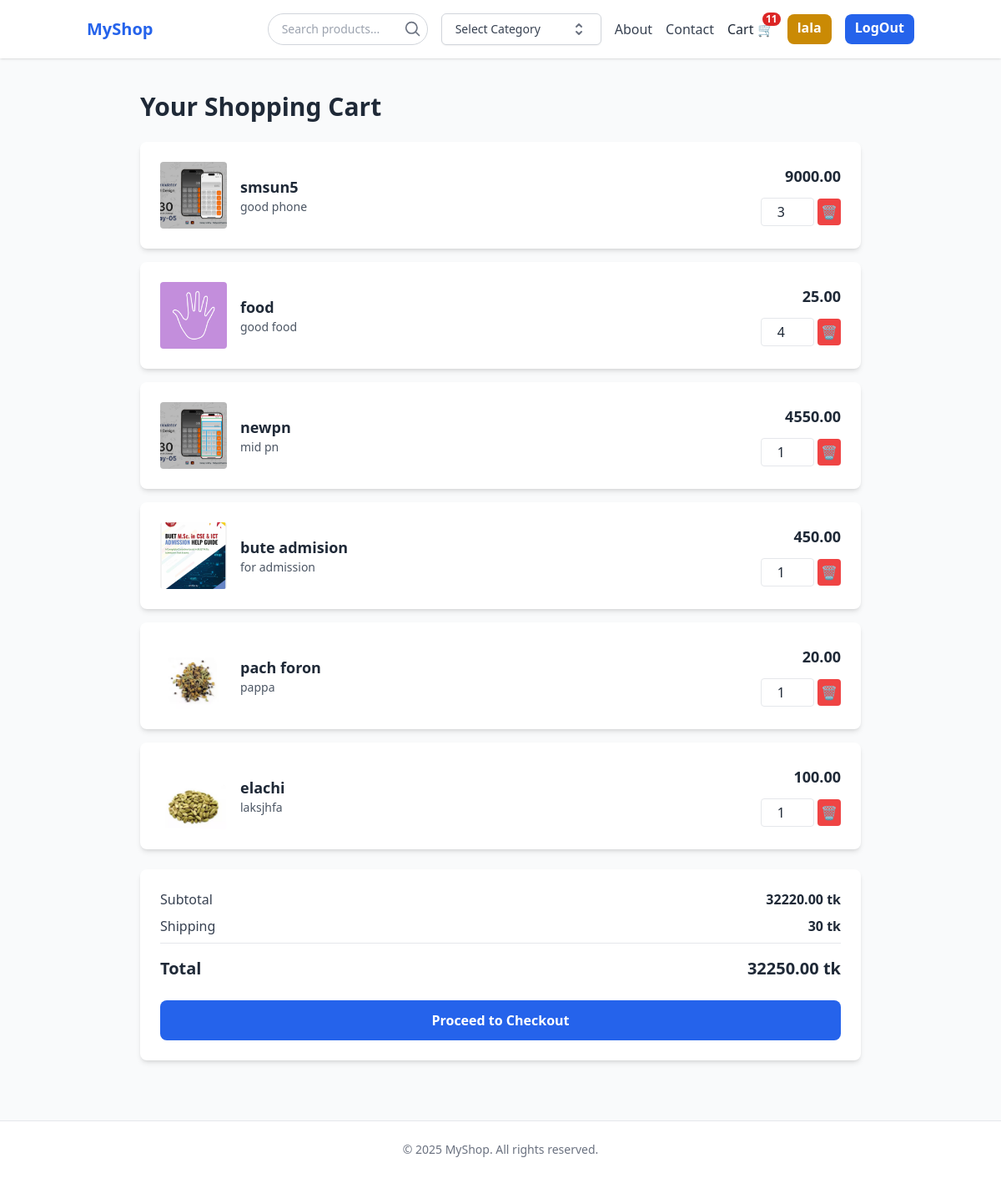
Page /cart/ (signed in) on the committed database.
### store/models.py (models this page shows, shortened)
class Product(models.Model):
    name = models.CharField(max_length=100)
    price = models.DecimalField(max_digits=10, decimal_places=2)
    category = models.ForeignKey(Category, on_delete=models.CASCADE, default=1)
    description = models.CharField(max_length=255, blank=True, null=True)
    image = models.ImageField(upload_to='products/')
    on_sale = models.BooleanField(default=False)
    sale_price = models.DecimalField(default=0, max_digits=10, decimal_places=2)

### cart/models.py (models this page shows, shortened)
class CartItem(models.Model):
    cart = models.ForeignKey(Cart, on_delete=models.CASCADE, related_name='items')
    product = models.ForeignKey(Product, on_delete=models.CASCADE)
    quantity = models.PositiveIntegerField(default=1, validators=[MinValueValidator(1)])
    price_at_time = models.DecimalField(max_digits=10, decimal_places=2)  # Price at time of adding
    is_selected = models.BooleanField(default=True)
    added_at = models.DateTimeField(auto_now_add=True)

### cart/views.py (the view)
# urls.py: path('', views.cart, name='cart'),
def cart(request):
    cart = CartManager(request)
    cart_products, subtotal_price =cart.cart_products()
    shipping = 30 if subtotal_price!=0 else 0
    total = subtotal_price+shipping
    return render(request, 'cart/cart.html', {'cart_products': cart_products, 'subtotal': subtotal_price, 'shipping': shipping, 'total': total})

### cart/cart.py (called while the page is built)
    def cart_products(self):
        cart_products = []
        products = self.cart.items.all()
        for item in products:
            dic = {'product': item.product, 'price_at_time': item.price_at_time, 'qty': item.quantity}
            cart_products.append(dic)
        total = self.checkout_totals()
        return cart_products, total

    def checkout_totals(self):
        return sum([p.price_at_time*p.quantity for p in self.cart.items.all()])

    def __getattr__(self, name):
        return getattr(self.cart, name)

### cart/context_processors.py (called while the page is built)
def cart(request):
    if request.user.is_authenticated and not request.user.is_staff:
        cart = loggedUserCart.objects.filter(user=request.user, is_active=True).last()
        return {
            'cart': cart,
            'prod_count': cart.cart_total_items,
        }
    else:
        cart = SessionCart(request)
        return {
            'cart': cart,
            'prod_count': sum(cart.cart.values()),
        }

### cart/models.py (called while the page is built)
    @property
    def cart_total_items(self):
        return self.items.aggregate(total=Sum('quantity'))['total'] or 0

### cart/templates/cart/cart.html (shortened to what this page needs)
{% extends 'store/base.html' %}
{% block content %}
    <div class="max-w-4xl mx-auto px-4 py-10">
        <h1 class="text-3xl font-bold mb-6">Your Shopping Cart</h1>
         {% for item in cart_products %}
            <div id="" class="product-container bg-white rounded-lg shadow-md p-6 mb-4 flex items-center justify-between">
                <div class="flex items-center gap-4">
                    <img src="{{ item.product.image.url }}" alt="Product" class="w-20 h-20 object-cover rounded">
                    <div>
                        <h2 class="text-lg font-semibold">{{item.product.name}}</h2>
                        <p class="text-sm text-gray-600">{{item.product.description}}</p>
                    </div>
                </div>
                <div class="text-right">
                    <p class="text-lg font-bold">
                        {{ item.price_at_time }}
                    </p>
                    <input type="number" min="1" value="{{ item.qty }}" data-prod-id="{{ item.product.id }}" class="updatebtn w-16 border rounded text-center mt-2 px-2 py-1">
                    <button type="button" data-prod-id="{{ item.product.id }}" title="Remove from cart" class="delBtn bg-red-500 hover:bg-red-800 text-white rounded p-1 transition">🗑️</button>
                </div>
            </div>
         {% endfor %}
        <div class="bg-white rounded-lg shadow-md p-6 mt-6">
            <div class="flex justify-between mb-2">
                <span class="text-gray-700">Subtotal</span>
                <span id="sub-total" class="font-semibold">{{ subtotal }} tk</span>
            </div>
            <div class="flex justify-between mb-2">
                <span class="text-gray-700">Shipping</span>
                <span id="shipping" class="font-semibold">{{shipping}} tk</span>
            </div>
            <div class="flex justify-between text-xl font-bold border-t pt-4">
                <span>Total</span>
                <span id="total">{{total}} tk</span>
            </div>
            <button class="mt-6 w-full bg-blue-600 hover:bg-blue-700 text-white py-3 px-6 rounded-lg font-semibold transition">
                Proceed to Checkout
            </button>
        </div>
    </div>
{% endblock %}

### store/templates/store/base.html (shortened to what this page needs)
{% load static %}
<!DOCTYPE html>
<html lang="en">
<head>
    <script src="https://cdn.tailwindcss.com"></script>
    <link rel="stylesheet" href="{% static 'store/style.css' %}">
</head>
<body class="flex flex-col min-h-screen bg-gray-50 text-gray-800">
    <header class="bg-white shadow">
        <div class="container mx-auto px-4 py-4 flex justify-between items-center">
            <a href="{% url 'home' %}" class="text-xl font-bold text-blue-600">MyShop</a>
            <nav class="flex items-center space-x-4">
                <form method="GET" action="{% url 'home' %}" class="relative w-48">
                    <input
                        type="text"
                        name="q"
                        placeholder="Search products..."
                        value="{{ request.GET.q }}"
                        class="w-full pl-4 pr-10 py-2 border border-gray-300 rounded-full text-sm focus:outline-none focus:ring-2 focus:ring-blue-400"
                    />
                    <button type="submit" class="absolute right-2 top-1/2 transform -translate-y-1/2 text-gray-500 hover:text-blue-600">
                        <svg xmlns="http://www.w3.org/2000/svg" class="h-5 w-5" fill="none"
                            viewBox="0 0 24 24" stroke="currentColor" stroke-width="2">
                            <path stroke-linecap="round" stroke-linejoin="round"
                                d="M21 21l-4.35-4.35M10 18a8 8 0 100-16 8 8 0 000 16z"/>
                        </svg>
                    </button>
                </form>
                <a href="" class="text-gray-700 hover:text-blue-500">
                    <div class="relative inline-block group">
                        <button class="inline-flex items-center justify-between w-48 px-4 py-2 bg-white border border-gray-300 rounded-md shadow-sm text-sm font-medium text-gray-700 hover:bg-gray-100">
                        Select Category
                        <svg class="w-5 h-5 ml-2 text-gray-500" xmlns="http://www.w3.org/2000/svg" fill="none" viewBox="0 0 20 20" stroke="currentColor">
                            <path stroke-linecap="round" stroke-linejoin="round" stroke-width="2" d="M7 7l3-3 3 3m0 6l-3 3-3-3" />
                        </svg>
                        </button>
                    </div>
                </a>
                <a href="" class="text-gray-700 hover:text-blue-500">About</a>
                <a href="" class="text-gray-700 hover:text-blue-500">Contact</a>
                <a href="{% url 'cart' %}" class="relative hover:text-blue-500">Cart 🛒
                    <span id="count" class="absolute -top-2 -right-2 inline-flex items-center justify-center px-1 py-0.5 text-xs font-bold leading-none text-white bg-red-600 rounded-full">
                        {{prod_count|default:0}}
                    </span>
                </a>
                {% if user.is_authenticated %}
                    <a href="{% url 'update-user' %}" class="text-white hover:bg-yellow-700 bg-yellow-600 font-semibold px-3 py-1 pb-2 rounded-lg">{{ user.username }}</a>
                    <a href="{% url 'logout' %}" class="text-white hover:bg-blue-700 bg-blue-600 font-semibold px-3 py-1 pb-2 rounded-lg">LogOut</a>
                {% else %}
                    <a href="{% url 'login' %}" class="text-white hover:bg-blue-700 bg-blue-600 font-semibold px-3 py-1 pb-2 rounded-lg">LogIn</a>
                    <a href="{% url 'register' %}" class="text-white hover:bg-blue-700 bg-blue-600 font-semibold px-3 py-1 pb-2 rounded-lg">Register</a>
                {% endif %}
            </nav>
        </div>
    </header>
    <div id="toast-container" class="fixed inset-0 flex flex-col items-center justify-center z-50 pointer-events-none">
    </div>
    <main class="container mx-auto">
        {% block content %}{% endblock %}
    </main>
    <footer class="bg-white border-t mt-8">
        <div class="container mx-auto px-4 py-6 text-center text-sm text-gray-500">
            &copy; {{ year|default:2025 }} MyShop. All rights reserved.
        </div>
    </footer>
</body>
</html>

### rows in the picture
Product: product.image (picture), product.name "smsun5", product.description "good phone", price_at_time "9000.00", qty "3"
Product: product.image (picture), product.name "food", product.description "good food", price_at_time "25.00", product.id "4"
Product: product.image (picture), product.name "newpn", product.description "mid pn", price_at_time "4550.00", qty "1"
Product: product.image (picture), product.name "bute admision", product.description "for admission", price_at_time "450.00", qty "1"
Product: product.image (picture), product.name "pach foron", product.description "pappa", price_at_time "20.00", qty "1"
Product: product.image (picture), product.name "elachi", product.description "laksjhfa", price_at_time "100.00", qty "1"

### other values in the picture
{{ prod_count|default:0 }} "11"
{{ user.username }} "lala"
{{ subtotal }} "32220.00"
{{ shipping }} "30"
{{ total }} "32250.00"
{{ year|default:2025 }} "2025"
